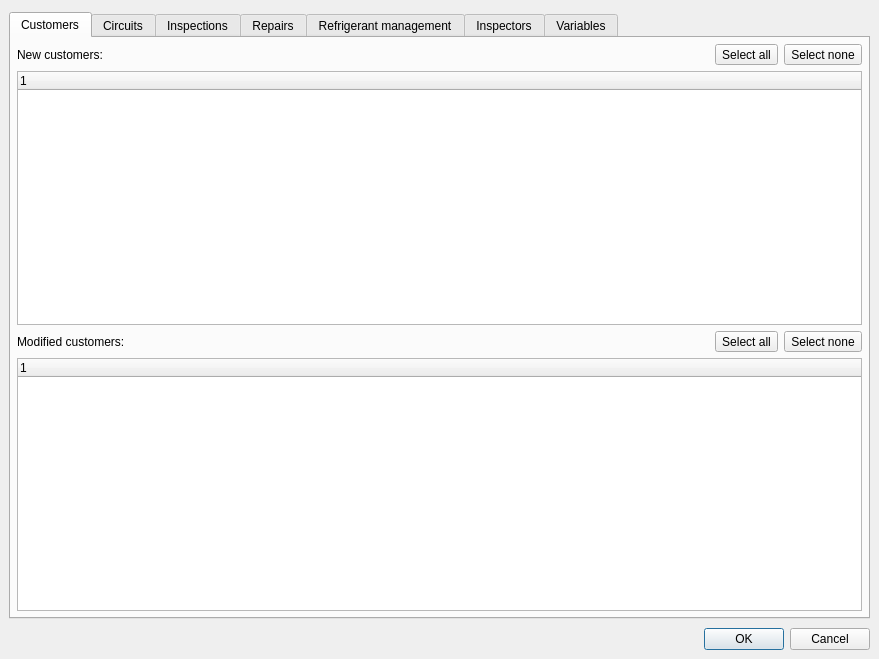
<?xml version="1.0" encoding="UTF-8"?>
<ui version="4.0">
 <author>Matus &amp; Michal Tomlein</author>
 <class>ImportDialogue</class>
 <widget class="QDialog" name="ImportDialogue">
  <property name="geometry">
   <rect>
    <x>0</x>
    <y>0</y>
    <width>879</width>
    <height>659</height>
   </rect>
  </property>
  <property name="minimumSize">
   <size>
    <width>640</width>
    <height>300</height>
   </size>
  </property>
  <property name="windowTitle">
   <string>Import data - Leaklog</string>
  </property>
  <property name="windowIcon">
   <iconset resource="../rc/resources.qrc">
    <normaloff>:/images/images/import.png</normaloff>:/images/images/import.png</iconset>
  </property>
  <layout class="QVBoxLayout" name="verticalLayout_2">
   <property name="spacing">
    <number>9</number>
   </property>
   <property name="leftMargin">
    <number>9</number>
   </property>
   <property name="topMargin">
    <number>12</number>
   </property>
   <property name="rightMargin">
    <number>9</number>
   </property>
   <property name="bottomMargin">
    <number>9</number>
   </property>
   <item>
    <widget class="QTabWidget" name="tbw_main">
     <property name="currentIndex">
      <number>0</number>
     </property>
     <widget class="QWidget" name="tab_customers">
      <attribute name="title">
       <string>Customers</string>
      </attribute>
      <layout class="QVBoxLayout" name="verticalLayout_3">
       <item>
        <layout class="QHBoxLayout" name="horizontalLayout">
         <item>
          <widget class="QLabel" name="lbl_customers_new">
           <property name="text">
            <string>New customers:</string>
           </property>
          </widget>
         </item>
         <item>
          <widget class="QToolButton" name="tbtn_customers_new_selectall">
           <property name="text">
            <string>Select all</string>
           </property>
          </widget>
         </item>
         <item>
          <widget class="QToolButton" name="tbtn_customers_new_selectnone">
           <property name="text">
            <string>Select none</string>
           </property>
          </widget>
         </item>
        </layout>
       </item>
       <item>
        <widget class="QTreeWidget" name="trw_customers_new">
         <property name="editTriggers">
          <set>QAbstractItemView::NoEditTriggers</set>
         </property>
         <property name="alternatingRowColors">
          <bool>true</bool>
         </property>
         <property name="indentation">
          <number>0</number>
         </property>
         <property name="uniformRowHeights">
          <bool>true</bool>
         </property>
         <column>
          <property name="text">
           <string notr="true">1</string>
          </property>
         </column>
        </widget>
       </item>
       <item>
        <layout class="QHBoxLayout" name="horizontalLayout_2">
         <item>
          <widget class="QLabel" name="lbl_customers_modified">
           <property name="text">
            <string>Modified customers:</string>
           </property>
          </widget>
         </item>
         <item>
          <widget class="QToolButton" name="tbtn_customers_modified_selectall">
           <property name="text">
            <string>Select all</string>
           </property>
          </widget>
         </item>
         <item>
          <widget class="QToolButton" name="tbtn_customers_modified_selectnone">
           <property name="text">
            <string>Select none</string>
           </property>
          </widget>
         </item>
        </layout>
       </item>
       <item>
        <widget class="QTreeWidget" name="trw_customers_modified">
         <property name="editTriggers">
          <set>QAbstractItemView::NoEditTriggers</set>
         </property>
         <property name="alternatingRowColors">
          <bool>true</bool>
         </property>
         <property name="indentation">
          <number>0</number>
         </property>
         <property name="uniformRowHeights">
          <bool>true</bool>
         </property>
         <column>
          <property name="text">
           <string notr="true">1</string>
          </property>
         </column>
        </widget>
       </item>
      </layout>
     </widget>
     <widget class="QWidget" name="tab_circuits">
      <attribute name="title">
       <string>Circuits</string>
      </attribute>
      <layout class="QVBoxLayout" name="verticalLayout_4">
       <item>
        <layout class="QHBoxLayout" name="horizontalLayout_4">
         <item>
          <widget class="QLabel" name="lbl_circuits_new">
           <property name="text">
            <string>New circuits:</string>
           </property>
          </widget>
         </item>
         <item>
          <widget class="QToolButton" name="tbtn_circuits_new_selectall">
           <property name="text">
            <string>Select all</string>
           </property>
          </widget>
         </item>
         <item>
          <widget class="QToolButton" name="tbtn_circuits_new_selectnone">
           <property name="text">
            <string>Select none</string>
           </property>
          </widget>
         </item>
        </layout>
       </item>
       <item>
        <widget class="QTreeWidget" name="trw_circuits_new">
         <property name="editTriggers">
          <set>QAbstractItemView::NoEditTriggers</set>
         </property>
         <property name="alternatingRowColors">
          <bool>true</bool>
         </property>
         <property name="indentation">
          <number>0</number>
         </property>
         <property name="uniformRowHeights">
          <bool>true</bool>
         </property>
         <column>
          <property name="text">
           <string notr="true">1</string>
          </property>
         </column>
        </widget>
       </item>
       <item>
        <layout class="QHBoxLayout" name="horizontalLayout_3">
         <item>
          <widget class="QLabel" name="lbl_circuits_modified">
           <property name="text">
            <string>Modified circuits:</string>
           </property>
          </widget>
         </item>
         <item>
          <widget class="QToolButton" name="tbtn_circuits_modified_selectall">
           <property name="text">
            <string>Select all</string>
           </property>
          </widget>
         </item>
         <item>
          <widget class="QToolButton" name="tbtn_circuits_modified_selectnone">
           <property name="text">
            <string>Select none</string>
           </property>
          </widget>
         </item>
        </layout>
       </item>
       <item>
        <widget class="QTreeWidget" name="trw_circuits_modified">
         <property name="editTriggers">
          <set>QAbstractItemView::NoEditTriggers</set>
         </property>
         <property name="alternatingRowColors">
          <bool>true</bool>
         </property>
         <property name="indentation">
          <number>0</number>
         </property>
         <property name="uniformRowHeights">
          <bool>true</bool>
         </property>
         <column>
          <property name="text">
           <string notr="true">1</string>
          </property>
         </column>
        </widget>
       </item>
      </layout>
     </widget>
     <widget class="QWidget" name="tab_inspections">
      <attribute name="title">
       <string>Inspections</string>
      </attribute>
      <layout class="QVBoxLayout" name="verticalLayout_5">
       <item>
        <layout class="QHBoxLayout" name="horizontalLayout_6">
         <item>
          <widget class="QLabel" name="lbl_inspections_new">
           <property name="text">
            <string>New inspections:</string>
           </property>
          </widget>
         </item>
         <item>
          <widget class="QToolButton" name="tbtn_inspections_new_selectall">
           <property name="text">
            <string>Select all</string>
           </property>
          </widget>
         </item>
         <item>
          <widget class="QToolButton" name="tbtn_inspections_new_selectnone">
           <property name="text">
            <string>Select none</string>
           </property>
          </widget>
         </item>
        </layout>
       </item>
       <item>
        <widget class="QTreeWidget" name="trw_inspections_new">
         <property name="editTriggers">
          <set>QAbstractItemView::NoEditTriggers</set>
         </property>
         <property name="alternatingRowColors">
          <bool>true</bool>
         </property>
         <property name="indentation">
          <number>0</number>
         </property>
         <column>
          <property name="text">
           <string notr="true">1</string>
          </property>
         </column>
        </widget>
       </item>
       <item>
        <layout class="QHBoxLayout" name="horizontalLayout_5">
         <item>
          <widget class="QLabel" name="lbl_inspections_modified">
           <property name="text">
            <string>Modified inspections:</string>
           </property>
          </widget>
         </item>
         <item>
          <widget class="QToolButton" name="tbtn_inspections_modified_selectall">
           <property name="text">
            <string>Select all</string>
           </property>
          </widget>
         </item>
         <item>
          <widget class="QToolButton" name="tbtn_inspections_modified_selectnone">
           <property name="text">
            <string>Select none</string>
           </property>
          </widget>
         </item>
        </layout>
       </item>
       <item>
        <widget class="QTreeWidget" name="trw_inspections_modified">
         <property name="editTriggers">
          <set>QAbstractItemView::NoEditTriggers</set>
         </property>
         <property name="alternatingRowColors">
          <bool>true</bool>
         </property>
         <property name="indentation">
          <number>0</number>
         </property>
         <column>
          <property name="text">
           <string notr="true">1</string>
          </property>
         </column>
        </widget>
       </item>
      </layout>
     </widget>
     <widget class="QWidget" name="tab_repairs">
      <attribute name="title">
       <string>Repairs</string>
      </attribute>
      <layout class="QVBoxLayout" name="verticalLayout_6">
       <item>
        <layout class="QHBoxLayout" name="horizontalLayout_7">
         <item>
          <widget class="QLabel" name="lbl_repairs_new">
           <property name="text">
            <string>New repairs:</string>
           </property>
          </widget>
         </item>
         <item>
          <widget class="QToolButton" name="tbtn_repairs_new_selectall">
           <property name="text">
            <string>Select all</string>
           </property>
          </widget>
         </item>
         <item>
          <widget class="QToolButton" name="tbtn_repairs_new_selectnone">
           <property name="text">
            <string>Select none</string>
           </property>
          </widget>
         </item>
        </layout>
       </item>
       <item>
        <widget class="QTreeWidget" name="trw_repairs_new">
         <property name="editTriggers">
          <set>QAbstractItemView::NoEditTriggers</set>
         </property>
         <property name="alternatingRowColors">
          <bool>true</bool>
         </property>
         <property name="indentation">
          <number>0</number>
         </property>
         <property name="uniformRowHeights">
          <bool>true</bool>
         </property>
         <column>
          <property name="text">
           <string notr="true">1</string>
          </property>
         </column>
        </widget>
       </item>
       <item>
        <layout class="QHBoxLayout" name="horizontalLayout_8">
         <item>
          <widget class="QLabel" name="lbl_repairs_modified">
           <property name="text">
            <string>Modified repairs:</string>
           </property>
          </widget>
         </item>
         <item>
          <widget class="QToolButton" name="tbtn_repairs_modified_selectall">
           <property name="text">
            <string>Select all</string>
           </property>
          </widget>
         </item>
         <item>
          <widget class="QToolButton" name="tbtn_repairs_modified_selectnone">
           <property name="text">
            <string>Select none</string>
           </property>
          </widget>
         </item>
        </layout>
       </item>
       <item>
        <widget class="QTreeWidget" name="trw_repairs_modified">
         <property name="editTriggers">
          <set>QAbstractItemView::NoEditTriggers</set>
         </property>
         <property name="alternatingRowColors">
          <bool>true</bool>
         </property>
         <property name="indentation">
          <number>0</number>
         </property>
         <property name="uniformRowHeights">
          <bool>true</bool>
         </property>
         <column>
          <property name="text">
           <string notr="true">1</string>
          </property>
         </column>
        </widget>
       </item>
      </layout>
     </widget>
     <widget class="QWidget" name="tab_refrigerant_management">
      <attribute name="title">
       <string>Refrigerant management</string>
      </attribute>
      <layout class="QVBoxLayout" name="verticalLayout_8">
       <item>
        <layout class="QHBoxLayout" name="horizontalLayout_11">
         <item>
          <widget class="QLabel" name="lbl_refrigerant_management_new">
           <property name="text">
            <string>New records of refrigerant management:</string>
           </property>
          </widget>
         </item>
         <item>
          <widget class="QToolButton" name="tbtn_refrigerant_management_new_selectall">
           <property name="text">
            <string>Select all</string>
           </property>
          </widget>
         </item>
         <item>
          <widget class="QToolButton" name="tbtn_refrigerant_management_new_selectnone">
           <property name="text">
            <string>Select none</string>
           </property>
          </widget>
         </item>
        </layout>
       </item>
       <item>
        <widget class="QTreeWidget" name="trw_refrigerant_management_new">
         <property name="editTriggers">
          <set>QAbstractItemView::NoEditTriggers</set>
         </property>
         <property name="alternatingRowColors">
          <bool>true</bool>
         </property>
         <property name="indentation">
          <number>0</number>
         </property>
         <property name="uniformRowHeights">
          <bool>true</bool>
         </property>
         <column>
          <property name="text">
           <string notr="true">1</string>
          </property>
         </column>
        </widget>
       </item>
       <item>
        <layout class="QHBoxLayout" name="horizontalLayout_12">
         <item>
          <widget class="QLabel" name="lbl_refrigerant_management_modified">
           <property name="text">
            <string>Modified records of refrigerant management:</string>
           </property>
          </widget>
         </item>
         <item>
          <widget class="QToolButton" name="tbtn_refrigerant_management_modified_selectall">
           <property name="text">
            <string>Select all</string>
           </property>
          </widget>
         </item>
         <item>
          <widget class="QToolButton" name="tbtn_refrigerant_management_modified_selectnone">
           <property name="text">
            <string>Select none</string>
           </property>
          </widget>
         </item>
        </layout>
       </item>
       <item>
        <widget class="QTreeWidget" name="trw_refrigerant_management_modified">
         <property name="editTriggers">
          <set>QAbstractItemView::NoEditTriggers</set>
         </property>
         <property name="alternatingRowColors">
          <bool>true</bool>
         </property>
         <property name="indentation">
          <number>0</number>
         </property>
         <property name="uniformRowHeights">
          <bool>true</bool>
         </property>
         <column>
          <property name="text">
           <string notr="true">1</string>
          </property>
         </column>
        </widget>
       </item>
      </layout>
     </widget>
     <widget class="QWidget" name="tab_inspectors">
      <attribute name="title">
       <string>Inspectors</string>
      </attribute>
      <layout class="QVBoxLayout" name="verticalLayout_7">
       <item>
        <layout class="QHBoxLayout" name="horizontalLayout_10">
         <item>
          <widget class="QLabel" name="lbl_inspectors_new">
           <property name="text">
            <string>New inspectors:</string>
           </property>
          </widget>
         </item>
         <item>
          <widget class="QToolButton" name="tbtn_inspectors_new_selectall">
           <property name="text">
            <string>Select all</string>
           </property>
          </widget>
         </item>
         <item>
          <widget class="QToolButton" name="tbtn_inspectors_new_selectnone">
           <property name="text">
            <string>Select none</string>
           </property>
          </widget>
         </item>
        </layout>
       </item>
       <item>
        <widget class="QTreeWidget" name="trw_inspectors_new">
         <property name="editTriggers">
          <set>QAbstractItemView::NoEditTriggers</set>
         </property>
         <property name="alternatingRowColors">
          <bool>true</bool>
         </property>
         <property name="indentation">
          <number>0</number>
         </property>
         <property name="uniformRowHeights">
          <bool>true</bool>
         </property>
         <column>
          <property name="text">
           <string notr="true">1</string>
          </property>
         </column>
        </widget>
       </item>
       <item>
        <layout class="QHBoxLayout" name="horizontalLayout_9">
         <item>
          <widget class="QLabel" name="lbl_inspectors_modified">
           <property name="text">
            <string>Modified inspectors:</string>
           </property>
          </widget>
         </item>
         <item>
          <widget class="QToolButton" name="tbtn_inspectors_modified_selectall">
           <property name="text">
            <string>Select all</string>
           </property>
          </widget>
         </item>
         <item>
          <widget class="QToolButton" name="tbtn_inspectors_modified_selectnone">
           <property name="text">
            <string>Select none</string>
           </property>
          </widget>
         </item>
        </layout>
       </item>
       <item>
        <widget class="QTreeWidget" name="trw_inspectors_modified">
         <property name="editTriggers">
          <set>QAbstractItemView::NoEditTriggers</set>
         </property>
         <property name="alternatingRowColors">
          <bool>true</bool>
         </property>
         <property name="indentation">
          <number>0</number>
         </property>
         <property name="uniformRowHeights">
          <bool>true</bool>
         </property>
         <column>
          <property name="text">
           <string notr="true">1</string>
          </property>
         </column>
        </widget>
       </item>
      </layout>
     </widget>
     <widget class="QWidget" name="tab_variables">
      <attribute name="title">
       <string>Variables</string>
      </attribute>
      <layout class="QVBoxLayout" name="verticalLayout">
       <item>
        <widget class="QTreeWidget" name="trw_variables">
         <property name="sortingEnabled">
          <bool>true</bool>
         </property>
         <column>
          <property name="text">
           <string>Variable name</string>
          </property>
         </column>
         <column>
          <property name="text">
           <string>ID</string>
          </property>
         </column>
         <column>
          <property name="text">
           <string>Unit</string>
          </property>
         </column>
         <column>
          <property name="text">
           <string>Type</string>
          </property>
         </column>
         <column>
          <property name="text">
           <string>Value</string>
          </property>
         </column>
         <column>
          <property name="text">
           <string>Compare</string>
          </property>
         </column>
         <column>
          <property name="text">
           <string>Tolerance</string>
          </property>
         </column>
         <column>
          <property name="text">
           <string>Colour</string>
          </property>
         </column>
         <column>
          <property name="text">
           <string>Action</string>
          </property>
         </column>
        </widget>
       </item>
      </layout>
     </widget>
    </widget>
   </item>
   <item>
    <widget class="QDialogButtonBox" name="bb">
     <property name="orientation">
      <enum>Qt::Horizontal</enum>
     </property>
     <property name="standardButtons">
      <set>QDialogButtonBox::Cancel|QDialogButtonBox::Ok</set>
     </property>
    </widget>
   </item>
  </layout>
 </widget>
 <layoutdefault spacing="6" margin="6"/>
 <resources>
  <include location="../rc/resources.qrc"/>
 </resources>
 <connections>
  <connection>
   <sender>bb</sender>
   <signal>accepted()</signal>
   <receiver>ImportDialogue</receiver>
   <slot>accept()</slot>
   <hints>
    <hint type="sourcelabel">
     <x>248</x>
     <y>254</y>
    </hint>
    <hint type="destinationlabel">
     <x>157</x>
     <y>274</y>
    </hint>
   </hints>
  </connection>
  <connection>
   <sender>bb</sender>
   <signal>rejected()</signal>
   <receiver>ImportDialogue</receiver>
   <slot>reject()</slot>
   <hints>
    <hint type="sourcelabel">
     <x>316</x>
     <y>260</y>
    </hint>
    <hint type="destinationlabel">
     <x>286</x>
     <y>274</y>
    </hint>
   </hints>
  </connection>
 </connections>
</ui>
